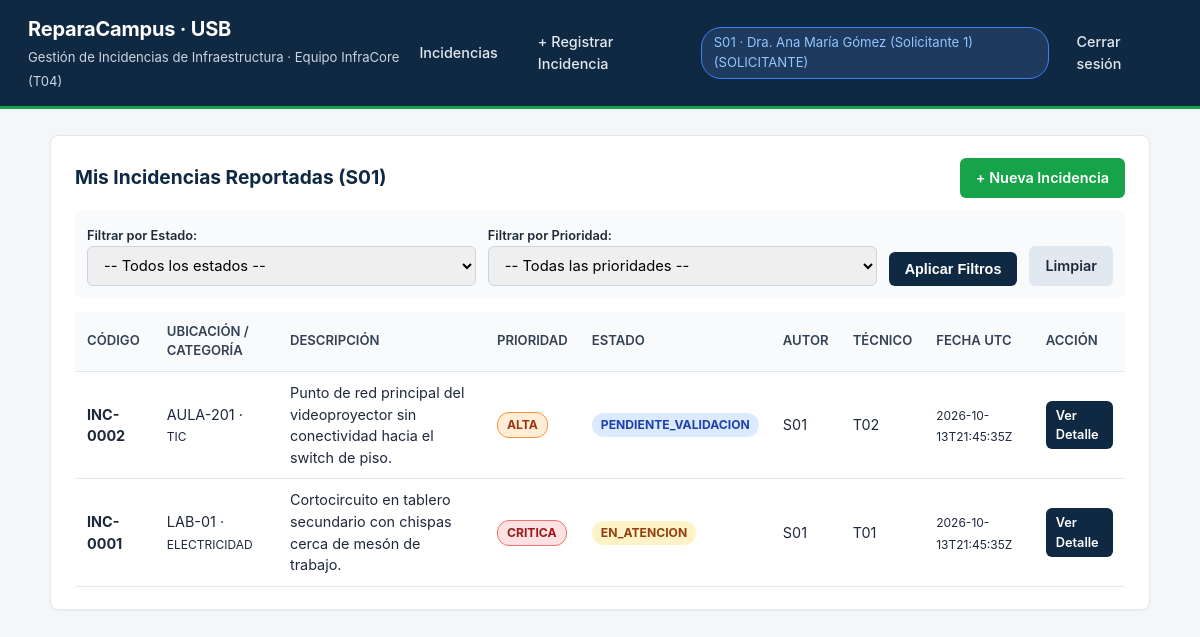
Screenshot of /incidencias (signed in) with the database file from the repository.
### tables this page shows
CREATE TABLE usuarios (
    id TEXT PRIMARY KEY,
    username TEXT UNIQUE NOT NULL,
    nombre TEXT NOT NULL,
    password_hash TEXT NOT NULL,
    rol TEXT NOT NULL CHECK (rol IN ('SOLICITANTE', 'COORDINADOR', 'TECNICO')),
    activo INTEGER NOT NULL DEFAULT 1 CHECK (activo IN (0, 1))
);

CREATE TABLE incidencias (
    id INTEGER PRIMARY KEY AUTOINCREMENT,
    codigo TEXT UNIQUE NOT NULL,
    autor_id TEXT NOT NULL REFERENCES usuarios(id),
    ubicacion TEXT NOT NULL CHECK (ubicacion IN ('LAB-01', 'AULA-201', 'BIB-01')),
    categoria TEXT NOT NULL CHECK (categoria IN ('ELECTRICIDAD', 'HIDRAULICA', 'MOBILIARIO', 'TIC')),
    descripcion TEXT NOT NULL,
    impacto TEXT NOT NULL CHECK (impacto IN ('BAJO', 'ALTO')),
    riesgo_personas INTEGER NOT NULL CHECK (riesgo_personas IN (0, 1)),
    prioridad TEXT NOT NULL CHECK (prioridad IN ('CRITICA', 'ALTA', 'NORMAL')),
    estado TEXT NOT NULL CHECK (estado IN ('REGISTRADA', 'ASIGNADA', 'EN_ATENCION', 'PENDIENTE_VALIDACION', 'CERRADA')),
    tecnico_asignado_id TEXT REFERENCES usuarios(id),
    solucion_actual TEXT,
    fecha_creacion_utc TEXT NOT NULL,
    fecha_ultimo_cierre_utc TEXT
);

### app/routes.py (the view)
@bp.route("/incidencias", methods=["GET"])
def listado_incidencias():
    user = usuario_en_sesion()
    if not user:
        return redirect(url_for("main.login"))
    filtro_estado = request.args.get("estado", "").strip()
    filtro_prioridad = request.args.get("prioridad", "").strip()
    try:
        incidencias = listar_incidencias(
            user,
            filtro_estado=filtro_estado or None,
            filtro_prioridad=filtro_prioridad or None,
        )
    except ReglaNegocioError as e:
        flash(e.mensaje, "error")
        return render_template(
            "incidencias.html",
            user=user,
            incidencias=[],
            estados=ESTADOS_PERMITIDOS,
            prioridades=PRIORIDADES_PERMITIDAS,
            filtro_estado=filtro_estado,
            filtro_prioridad=filtro_prioridad,
        ), e.codigo_http
    return render_template(
        "incidencias.html",
        user=user,
        incidencias=incidencias,
        estados=ESTADOS_PERMITIDOS,
        prioridades=PRIORIDADES_PERMITIDAS,
        filtro_estado=filtro_estado,
        filtro_prioridad=filtro_prioridad,
    )

### app/db.py (called while the page is built)
def _resolve_sqlite_path(db_path: str) -> str:
    abs_p = os.path.abspath(db_path)
    if abs_p.startswith("/working_dir/"):
        tmp_p = "/tmp/" + os.path.basename(abs_p)
        if os.path.exists(abs_p) and not os.path.exists(tmp_p):
            shutil.copy2(abs_p, tmp_p)
        return tmp_p
    return abs_p

def get_db() -> sqlite3.Connection:
    if "db" not in g:
        raw_path = current_app.config["DATABASE"]
        os.makedirs(os.path.dirname(os.path.abspath(raw_path)), exist_ok=True)
        work_path = _resolve_sqlite_path(raw_path)
        conn = sqlite3.connect(work_path)
        conn.row_factory = sqlite3.Row
        conn.execute("PRAGMA foreign_keys = ON;")
        g.db = conn
        g.db_raw_path = os.path.abspath(raw_path)
        g.db_work_path = work_path
    return g.db

### app/routes.py (called while the page is built)
def usuario_en_sesion():
    uid = session.get("user_id")
    if not uid:
        return None
    return obtener_usuario_por_id(uid)

### app/services.py (called while the page is built)
def obtener_usuario_por_id(user_id: str) -> Optional[Dict[str, Any]]:
    if not user_id:
        return None
    db = get_db()
    row = db.execute(
        "SELECT id, username, nombre, rol, activo FROM usuarios WHERE id = ?",
        (user_id,),
    ).fetchone()
    return dict(row) if row else None

### app/templates/incidencias.html (shortened to what this page needs)
{% extends "base.html" %}
{% block content %}
<div class="card">
    <div style="display:flex; justify-content:space-between; align-items:center; margin-bottom:12px;">
        <h2 style="border:none; margin:0; padding:0;">
            {% if user.rol == 'SOLICITANTE' %}Mis Incidencias Reportadas ({{ user.id }})
            {% elif user.rol == 'TECNICO' %}Mis Incidencias Asignadas ({{ user.id }})
            {% else %}Todas las Incidencias del Campus (Vista Coordinador){% endif %}
        </h2>
        {% if user.rol == 'SOLICITANTE' %}
        <a href="{{ url_for('main.nueva_incidencia') }}" class="btn btn-success">+ Nueva Incidencia</a>
        {% endif %}
    </div>
    <form method="get" action="{{ url_for('main.listado_incidencias') }}" style="display:flex; gap:12px; align-items:flex-end; background:#f8fafc; padding:12px; border-radius:6px; margin-bottom:14px;">
        <div style="flex:1;">
            <label style="font-size:0.8rem; font-weight:600;">Filtrar por Estado:</label>
            <select name="estado" class="form-control">
                <option value="">-- Todos los estados --</option>
            </select>
        </div>
        <div style="flex:1;">
            <label style="font-size:0.8rem; font-weight:600;">Filtrar por Prioridad:</label>
            <select name="prioridad" class="form-control">
                <option value="">-- Todas las prioridades --</option>
            </select>
        </div>
        <button type="submit" class="btn btn-primary">Aplicar Filtros</button>
        <a href="{{ url_for('main.listado_incidencias') }}" class="btn" style="background:#e2e8f0; color:#1e293b;">Limpiar</a>
    </form>
    <table>
        <thead>
            <tr>
                <th>Código</th>
                <th>Ubicación / Categoría</th>
                <th>Descripción</th>
                <th>Prioridad</th>
                <th>Estado</th>
                <th>Autor</th>
                <th>Técnico</th>
                <th>Fecha UTC</th>
                <th>Acción</th>
            </tr>
        </thead>
        <tbody>
            {% for inc in incidencias %}
            <tr>
                <td><strong>{{ inc.codigo }}</strong></td>
                <td>{{ inc.ubicacion }} · <small>{{ inc.categoria }}</small></td>
                <td>{{ inc.descripcion }}</td>
                <td><span class="badge prio-{{ inc.prioridad }}">{{ inc.prioridad }}</span></td>
                <td><span class="badge est-{{ inc.estado }}">{{ inc.estado }}</span></td>
                <td>{{ inc.autor_id }}</td>
                <td>{{ inc.tecnico_asignado_id or 'Sin asignar' }}</td>
                <td><small>{{ inc.fecha_creacion_utc }}</small></td>
                <td><a href="{{ url_for('main.detalle_incidencia', incidencia_id=inc.id) }}" class="btn btn-primary" style="padding:5px 10px; font-size:0.8rem;">Ver Detalle</a></td>
            </tr>
            {% else %}
            <tr>
                <td colspan="9" style="text-align:center; color:#64748b; padding:20px;">No se encontraron incidencias para los criterios seleccionados.</td>
            </tr>
            {% endfor %}
        </tbody>
    </table>
</div>
{% endblock %}

### app/templates/base.html (shortened to what this page needs)
<!DOCTYPE html>
<html lang="es">
<head>
    <link rel="stylesheet" href="{{ url_for('static', filename='style.css') }}">
</head>
<body>
    <header class="topbar">
        <div class="brand">
            <div>
                <h1>ReparaCampus · USB</h1>
                <span class="sub">Gestión de Incidencias de Infraestructura · Equipo InfraCore (T04)</span>
            </div>
        </div>
        {% if user %}
        <nav class="nav-links">
            <a href="{{ url_for('main.listado_incidencias') }}">Incidencias</a>
            {% if user.rol == 'SOLICITANTE' %}
            <a href="{{ url_for('main.nueva_incidencia') }}">+ Registrar Incidencia</a>
            {% endif %}
            <span class="user-pill">{{ user.id }} · {{ user.nombre }} ({{ user.rol }})</span>
            <a href="{{ url_for('main.logout') }}">Cerrar sesión</a>
        </nav>
        {% endif %}
    </header>
    <main class="container">
        {% block content %}{% endblock %}
    </main>
</body>
</html>

### app/static/style.css (style rules this page uses)
* { box-sizing: border-box; margin: 0; padding: 0; }
body { font-family: 'Inter', -apple-system, BlinkMacSystemFont, 'Segoe UI', Roboto, sans-serif; background-color: #f4f6f9; color: #1e293b; line-height: 1.5; }
.topbar { background: #0f2942; color: #ffffff; padding: 14px 28px; display: flex; justify-content: space-between; align-items: center; border-bottom: 3px solid #16a34a; }
.brand { display: flex; align-items: center; gap: 12px; }
.brand h1 { font-size: 1.25rem; font-weight: 700; letter-spacing: -0.01em; }
.brand span.sub { font-size: 0.82rem; color: #cbd5e1; font-weight: 400; }
.nav-links { display: flex; align-items: center; gap: 16px; }
.nav-links a { color: #e2e8f0; text-decoration: none; font-size: 0.9rem; font-weight: 500; padding: 6px 12px; border-radius: 6px; }
.user-pill { background: #1e3a5f; padding: 5px 12px; border-radius: 20px; font-size: 0.82rem; color: #93c5fd; border: 1px solid #3b82f6; }
.container { max-width: 1140px; margin: 26px auto; padding: 0 20px; }
.card { background: #ffffff; border-radius: 8px; border: 1px solid #e2e8f0; padding: 22px 24px; margin-bottom: 20px; box-shadow: 0 1px 3px rgba(15, 23, 42, 0.05); }
.card h2 { font-size: 1.2rem; color: #0f2942; margin-bottom: 14px; border-bottom: 1px solid #f1f5f9; padding-bottom: 8px; }
table { width: 100%; border-collapse: collapse; margin-top: 10px; font-size: 0.9rem; }
th, td { text-align: left; padding: 10px 12px; border-bottom: 1px solid #e2e8f0; }
th { background: #f8fafc; color: #334155; font-weight: 600; font-size: 0.82rem; text-transform: uppercase; }
.badge { display: inline-block; padding: 3px 9px; border-radius: 12px; font-size: 0.76rem; font-weight: 700; }
.prio-CRITICA { background: #fee2e2; color: #991b1b; border: 1px solid #f87171; }
.prio-ALTA { background: #ffedd5; color: #9a3412; border: 1px solid #fb923c; }
.est-EN_ATENCION { background: #fef3c7; color: #92400e; }
.est-PENDIENTE_VALIDACION { background: #dbeafe; color: #1e40af; }
.form-control { width: 100%; padding: 9px 12px; border: 1px solid #cbd5e1; border-radius: 6px; font-size: 0.92rem; font-family: inherit; }
.btn { display: inline-block; padding: 9px 16px; border-radius: 6px; font-size: 0.9rem; font-weight: 600; border: none; cursor: pointer; text-decoration: none; }
.btn-primary { background: #0f2942; color: #ffffff; }
.btn-success { background: #16a34a; color: #ffffff; }

### rows the page displays
usuarios: id "S01", nombre "Dra. Ana María Gómez (Solicitante 1)", rol "SOLICITANTE"
incidencias: codigo "INC-0002", ubicacion "AULA-201", categoria "TIC", descripcion "Punto de red principal del videoproyector sin conectividad hacia el switch de piso.", prioridad "ALTA", estado "PENDIENTE_VALIDACION", autor_id "S01", tecnico_asignado "T02", fecha_creacion_utc "2026-10-13T21:45:35Z"
incidencias: codigo "INC-0001", ubicacion "LAB-01", categoria "ELECTRICIDAD", descripcion "Cortocircuito en tablero secundario con chispas cerca de mesón de trabajo.", prioridad "CRITICA", estado "EN_ATENCION", autor_id "S01", tecnico_asignado "T01", fecha_creacion_utc "2026-10-13T21:45:35Z"
